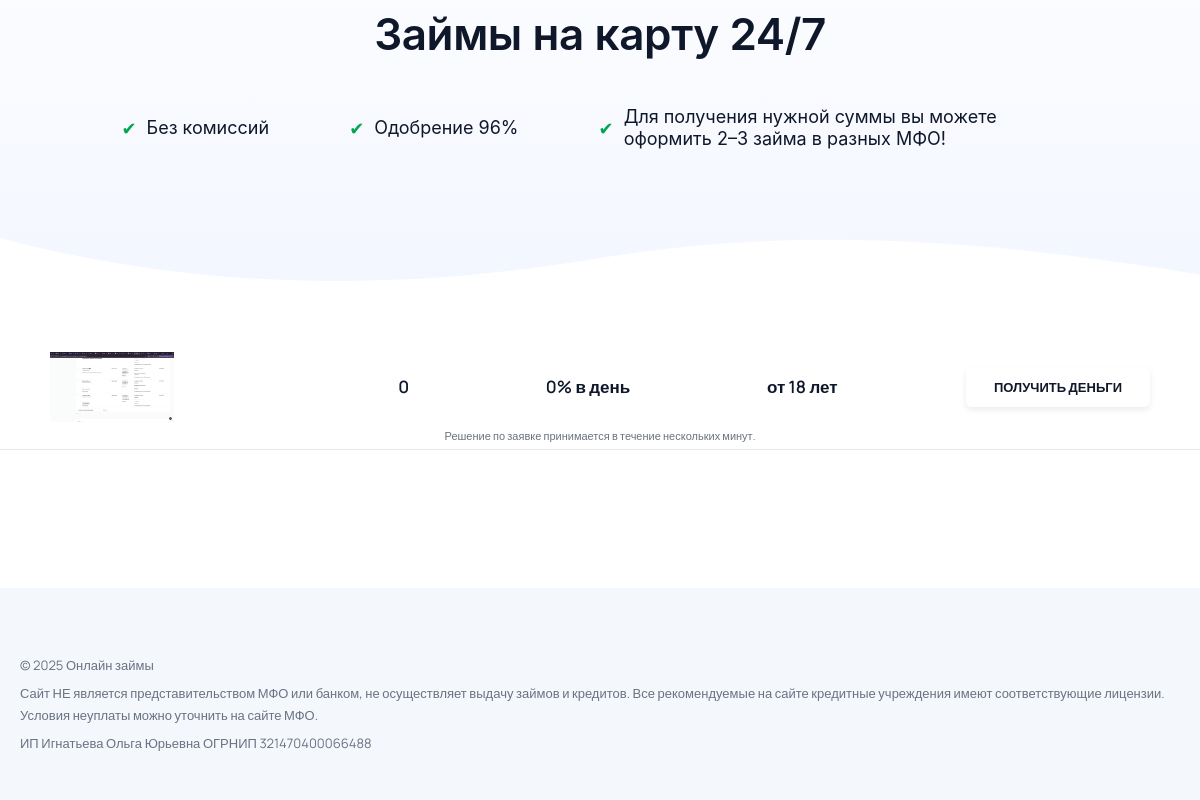
Page /test/ on the committed database.
### cards/models.py (models this page shows, shortened)
class Card(models.Model):
    showcase = models.ForeignKey(
        Showcase,
        on_delete=models.CASCADE,
        related_name="cards",
        null=True,
        blank=True,
        verbose_name="Витрина"
    )
    title = models.CharField("Заголовок", max_length=255)
    price = models.PositiveIntegerField("Цена", default=0)
    rate_line = models.CharField("Ставка", max_length=255, default="0% в день", blank=True)
    age_line = models.CharField("Возрастное ограничение", max_length=255, default="от 18 лет", blank=True)
    btn_text = models.CharField("Текст кнопки", max_length=100, default="ПОЛУЧИТЬ ДЕНЬГИ", blank=True)
    btn_url = models.URLField(
        "Ссылка",
        max_length=500,
        blank=True,
        null=True,
        help_text="Пример: partner.ru/apply или полный https://partner.ru/apply. Схема добавится автоматически."
    )
    fine_print = models.CharField(
        "Примечание мелким шрифтом",
        max_length=255,
        default="Решение по заявке принимается в течение нескольких минут.",
        blank=True
    )
    logo = models.ImageField("Логотип", upload_to="logos/", blank=True, null=True)
    order_index = models.IntegerField("Порядок", default=0)
    active = models.BooleanField("Активна", default=True)
    created_at = models.DateTimeField("Дата создания", auto_now_add=True)
    logo = models.ForeignKey(
        "Logo",
        on_delete=models.SET_NULL,
        null=True,
        blank=True,
        related_name="cards",
        verbose_name="Логотип"
    )
    class Meta:
        ordering = ["order_index", "id"]
        verbose_name = "Карточка"
        verbose_name_plural = "Карточки"
    @property
    def get_full_btn_url(self):
            raw = (self.btn_url or "").strip()
            if not raw:
                return ""
            p = urlparse(raw)
            if not p.scheme:
                raw = "https://" + raw.lstrip("/")
                p = urlparse(raw)
            if not p.netloc:
                return raw  # можно вернуть "" если хочешь скрывать кнопку
            query = dict(parse_qsl(p.query, keep_blank_values=True))
            extra = (self.showcase.extra_params or "").strip().lstrip("?&")
            if extra:
                extra_qs = dict(parse_qsl(extra, keep_blank_values=True))
                query.update(extra_qs)
            p = p._replace(query=urlencode(query, doseq=True))
            return urlunparse(p)

class Logo(models.Model):
    name = models.CharField("Название", max_length=255)
    image = models.ImageField("Файл", upload_to="logos/")

### cards/views.py (the view)
# urls.py: path("<slug:slug>/", views.showcase_detail, name="showcase_detail"),
def showcase_detail(request, slug):
    host = canonical_host(request)
    qs = Showcase.objects.filter(slug=slug).order_by("-created_at", "-id")
    sc = next((s for s in qs if s.matches_host(host)), None)
    if sc is None:
        if settings.DEBUG and qs.exists():
            sc = qs.first()
        else:
            raise Http404("Витрина не найдена для этого домена")
    cards = (sc.cards.filter(active=True)
             .select_related("logo")
             .order_by("order_index", "id"))
    template_name = f"themes/{sc.template}/index.html" if sc.template else "index.html"
    return render(request, template_name, {"showcase": sc, "cards": cards})

### cards/models.py (called while the page is built, shortened)
    def domains_list(self):
        out = []
        return out

    def matches_host(self, ascii_host: str) -> bool:
        if not ascii_host:
            return False
        ascii_host = ascii_host.lower()
        try:
            human = idna.decode(ascii_host).lower()
        except Exception:
            human = ascii_host
        return False

### cards/utils/host.py (called while the page is built)
def canonical_host(request_or_host: str):
    if hasattr(request_or_host, "get_host"):
        host = request_or_host.get_host().split(":")[0]
    else:
        host = str(request_or_host).split(":")[0]
    try:
        return idna.encode(host, uts46=True).decode("ascii").lower()
    except Exception:
        return host.lower()

### cards/templates/themes/inline/index.html (shortened to what this page needs)
<body>
    <div class="page">
        <main>
            <section class="loans-section">
            <div class="container">
                <h2>Займы на карту 24/7</h2>
                <div class="features">
                <div class="feature">
                    <span class="check">✔</span>
                    <p>Без комиссий</p>
                </div>
                <div class="feature">
                    <span class="check">✔</span>
                    <p>Одобрение 96%</p>
                </div>
                <div class="feature long">
                    <span class="check">✔</span>
                    <p>Для получения нужной суммы вы можете оформить 2–3 займа в разных МФО!</p>
                </div>
                </div>
            </div>
            <svg class="wave" xmlns="http://www.w3.org/2000/svg" viewBox="0 0 1440 180">
                <path fill="#ffffff" fill-opacity="1"
                d="M0,96 C240,160 480,160 720,120 C960,80 1200,100 1440,140 L1440,320 L0,320 Z">
                </path>
            </svg>
            </section>
            <section class="cards-section">
            <div class="cards">
                {% for c in cards %}
                <div class="card">
                    <div class="card__content">
                    <div class="card__brand">
                        {% if c.logo %}
                        <img class="card__logo" src="{{ c.logo.image.url }}" alt="{{ c.title }}">
                        {% endif %}
                    </div>
                    <div class="card__lines">
                        <div class="value">{{ c.price }}</div>
                        <div class="value">{{ c.rate_line }}</div>
                        <div class="value">{{ c.age_line }}</div>
                    </div>
                    {% if c.get_full_btn_url %}
                        <a href="{{ c.get_full_btn_url }}" class="btn card__btn" target="_blank" rel="noopener">
                        {{ c.btn_text }}
                        </a>
                    {% endif %}
                    </div>
                    {% if c.fine_print %}
                    <div class="fine-print-wrapper">
                        {% if c.get_full_btn_url %}
                        <a href="{{ c.get_full_btn_url }}" class="fine-print__link" target="_blank" rel="nofollow noopener noreferrer">
                            {{ c.fine_print }}
                        </a>
                        {% else %}
                        {{ c.fine_print }}
                        {% endif %}
                    </div>
                    {% endif %}
                </div>
                {% endfor %}
            </div>
            </section>
        </main>
            <footer class="site-footer">
                <div class="footer-container">
                    <p>© 2025 Онлайн займы</p>
                    <p>
                    Сайт НЕ является представительством МФО или банком, не осуществляет выдачу займов и кредитов.
                    Все рекомендуемые на сайте кредитные учреждения имеют соответствующие лицензии.
                    Условия неуплаты можно уточнить на сайте МФО.
                    </p>
                    <p>ИП Игнатьева Ольга Юрьевна ОГРНИП 321470400066488</p>
                </div>
            </footer>
    </div>
</body>

### cards/templates/themes/inline/index.html (style rules this page uses)
html, body { height: 100%; margin: 0; padding: 0; font-family: 'Manrope', sans-serif; color: #0f172a; }
.page { display: flex; flex-direction: column; min-height: 100vh; }
.loans-section { position: relative; background: linear-gradient(to bottom, #fbfcff 0%, #f2f6ff 100%); text-align: center; padding: 10px 20px 140px; overflow: hidden; }
.loans-section h2 { font-size: 44px; font-weight: 600; color: #0f172a; letter-spacing: -0.4px; margin: 0 0 30px 0; line-height: 1.1; font-family: "Inter", -apple-system, BlinkMacSystemFont, "Segoe UI", Roboto, Helvetica, Arial, sans-serif; }
.features { display: flex; justify-content: center; align-items: center; gap: 80px; flex-wrap: nowrap; max-width: 1400px; margin: 0 auto; }
.feature { display: flex; align-items: center; gap: 10px; font-size: 18px; color: #0f172a; line-height: 1.2; text-align: left; white-space: nowrap; font-family: "Inter", -apple-system, BlinkMacSystemFont, "Segoe UI", Roboto, Helvetica, Arial, sans-serif; font-weight: 400; }
.feature.long { max-width: 480px; white-space: normal; }
.check { color: #00a651; font-size: 18px; line-height: 1; margin-top: 2px; }
.wave { position: absolute; bottom: 0; left: 0; width: 100%; height: auto; }
.cards-section { padding: 20px 0 60px; }
.cards { display: flex; flex-direction: column; max-width: 1200px; margin: 0 auto; width: 100%; }
.card { background: transparent; border-bottom: 1px solid #e5e7eb; padding: 24px 50px 10px; transition: all 0.2s ease; }
.card__content { display: flex; align-items: center; justify-content: space-between; gap: 60px; }
.card__brand { flex: 0 0 220px; display: flex; align-items: center; justify-content: flex-start; }
.card__logo { max-height: 70px; width: auto; object-fit: contain; }
.card__lines { display: flex; justify-content: space-around; flex: 1; text-align: center; align-items: center; }
.value { font-size: 17px; font-weight: 600; color: #0f172a; }
.card__btn { background: #ffffff; color: #0f172a; font-weight: 600; font-size: 13px; padding: 11px 28px; border-radius: 6px; text-decoration: none; box-shadow: 0 3px 6px rgba(0, 0, 0, 0.08); transition: all 0.2s ease; white-space: nowrap; }
.fine-print-wrapper { text-align: center; font-size: 11px; color: #6b7280; margin-top: 0; padding-top: 3px; line-height: 1.3; transform: translateY(4px); }
.fine-print__link { color: inherit; text-decoration: none; }
main { flex: 1; }
.site-footer { margin-top: auto; background: #f4f7fc; padding: 60px 20px 40px; text-align: left; color: #6b7280; font-size: 13px; line-height: 1.7; }
.footer-container { max-width: 1200px; margin: 0 auto; }
.site-footer p { margin: 6px 0; }

### rows in the picture
Card: logo.image (picture), price "0", rate_line "0% в день", age_line "от 18 лет", btn_text "ПОЛУЧИТЬ ДЕНЬГИ", fine_print "Решение по заявке принимается в течение нескольких минут."
